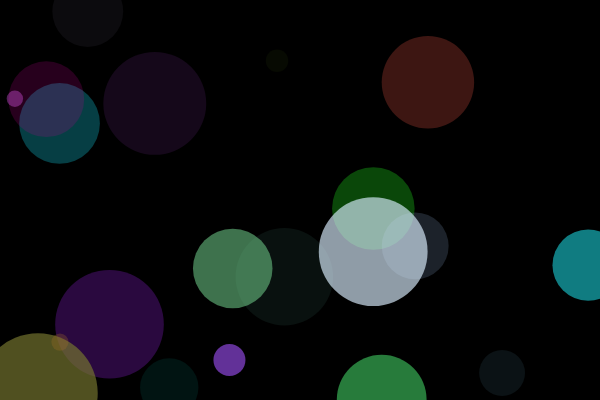
Frame 1 (no input)
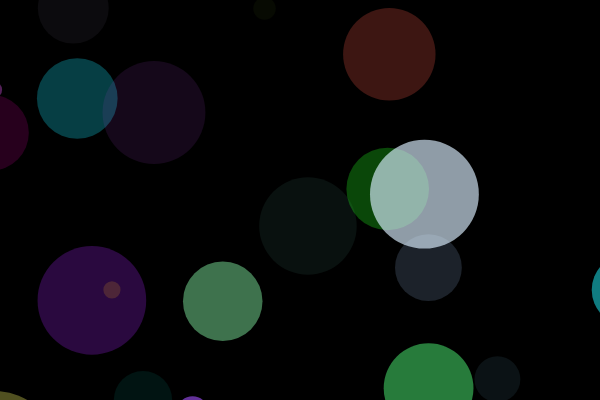
Frame 60 (no input)
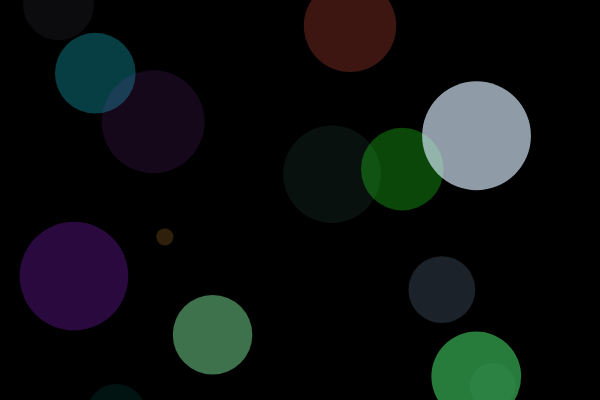
Frame 120 (the mouse pressed at the canvas centre since frame 60)

The p5.js sketch that drew these frames (run headless with seeded random() and noise() and a simulated clock; from frame 60 on, the mouse is pressed at the canvas centre):

// p5.js sketch
// ── sketch.js


var bubbles = [];

function setup() {
    createCanvas(600, 400);
    for (var i = 0; i < 20; i++) {

        var x = random(0, width);
        var y = random(0, height);
        bubbles[i] = new Bubble(x, y);

    }

}

function draw() {
    background(0);
    for (var i = 0; i < bubbles.length; i++) {
        bubbles[i].move();
        bubbles[i].display();
    }

}

function mouseDragged() {
    if (bubbles.length <= 40) {
        bubbles.push(new Bubble(mouseX, mouseY));
    } else if (bubbles.length > 40) {
        bubbles.splice(0, 1);
    }
}

// ── bubble.js
function Bubble(x, y) {
    this.x = x;
    this.y = y;
    this.diameter = random(10, 120);
    this.trans = random(10, 200);
    this.r = random(0, 255);
    this.g = random(0, 255);
    this.b = random(0, 255);
    this.sx = random(-1, 1);
    this.sy = random(-1, 1);

    this.display = function() {
        noStroke();
        //noFill();
        fill(this.r, this.g, this.b, this.trans);
        ellipse(this.x, this.y, this.diameter, this.diameter);
    }

    this.move = function() {
        this.x += this.sx;
        this.y += this.sy;
    }

}
